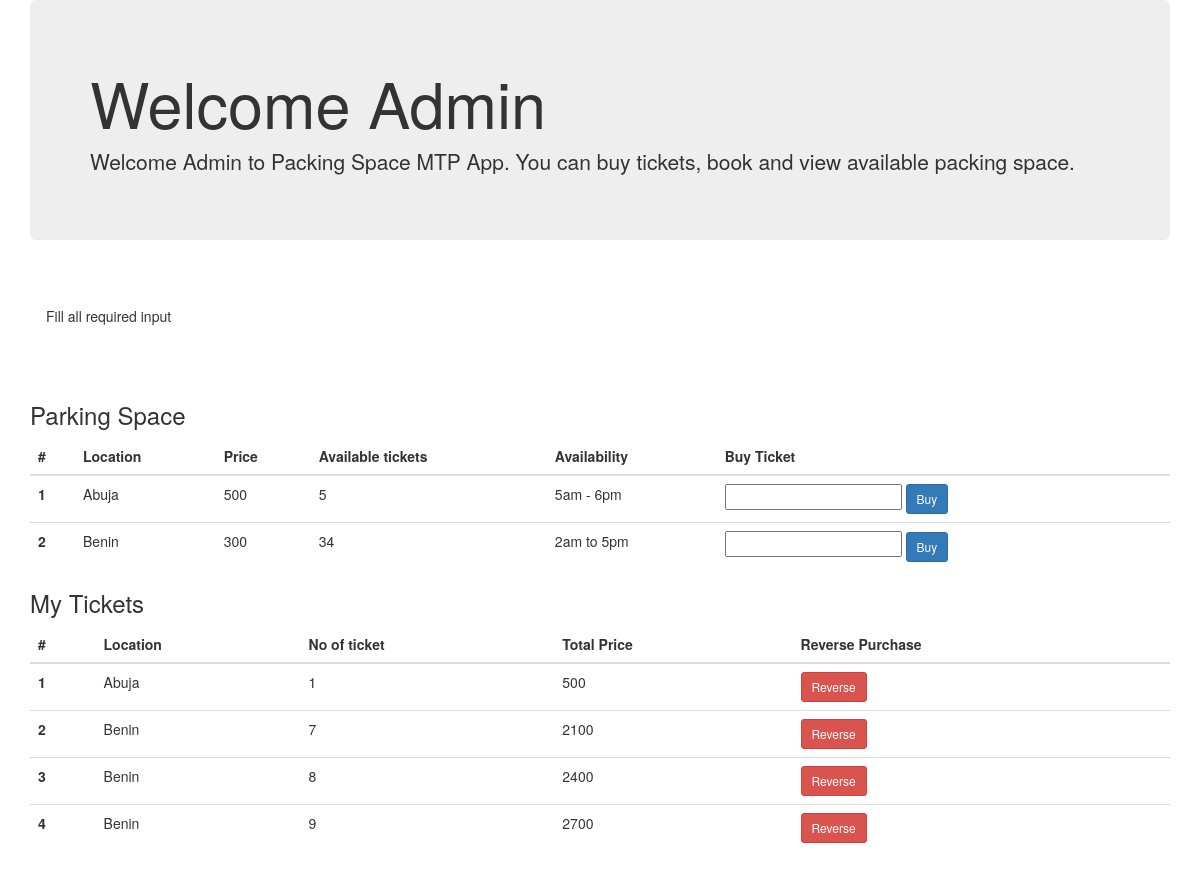
Screenshot of /client/Index.php (signed in) with the database file from the repository.
### tables this page shows
CREATE TABLE `parking` (
  `id` int(11) NOT NULL,
  `location` text NOT NULL,
  `price` int(11) NOT NULL DEFAULT 0,
  `available` tinyint(1) NOT NULL DEFAULT 1,
  `available_ticket` int(11) NOT NULL DEFAULT 0,
  `purchased_tickets` int(11) NOT NULL DEFAULT 0,
  `always_available` tinyint(1) NOT NULL DEFAULT 0,
  `time_available` varchar(255) NOT NULL
);

### utilities/classes/Database.class.php (called while the page is built, shortened)
<?php
class Database {
    protected $connection;
	protected $query;
	public function __construct($dbhost = 'localhost', $dbuser = 'root', $dbpass = '', $dbname = 'parking_app', $charset = 'utf8') {
		$this->connection = new mysqli($dbhost, $dbuser, $dbpass, $dbname);
		$this->connection->set_charset($charset);
	}
    public function query($query) {
		if ($this->query = $this->connection->prepare($query)) {
            if (func_num_args() > 1) {
                $x = func_get_args();
                $args = array_slice($x, 1);
				$types = '';
                $args_ref = array();
                foreach ($args as $k => &$arg) {
					if (is_array($args[$k])) {
						foreach ($args[$k] as $j => &$a) {
							$types .= $this->_gettype($args[$k][$j]);
							$args_ref[] = &$a;
						}
					} else {
	                	$types .= $this->_gettype($args[$k]);
	                    $args_ref[] = &$arg;
					}
                }
				array_unshift($args_ref, $types);
                call_user_func_array(array($this->query, 'bind_param'), $args_ref);
            }
            $this->query->execute();
        } else {
            $this->error('Unable to prepare MySQL statement (check your syntax) - ' . $this->connection->error);
        }
		return $this;
    }
	public function fetchAll($callback = null) {
	    $params = array();
        $row = array();
	    $meta = $this->query->result_metadata();
	    while ($field = $meta->fetch_field()) {
	        $params[] = &$row[$field->name];
	    }
	    call_user_func_array(array($this->query, 'bind_result'), $params);
        $result = array();
        while ($this->query->fetch()) {
            $r = array();
            foreach ($row as $key => $val) {
                $r[$key] = $val;
            }
            if ($callback != null && is_callable($callback)) {
                $value = call_user_func($callback, $r);
                if ($value == 'break') break;
            } else {
                $result[] = $r;
            }
        }
		return $result;
	}
	public function fetchArray() {
	    $params = array();
        $row = array();
	    $meta = $this->query->result_metadata();
	    while ($field = $meta->fetch_field()) {
	        $params[] = &$row[$field->name];
	    }
	    call_user_func_array(array($this->query, 'bind_result'), $params);
        $result = array();
		while ($this->query->fetch()) {
			foreach ($row as $key => $val) {
				$result[$key] = $val;
			}
		}
        $this->query_closed = TRUE;
		return $result;
	}
	private function _gettype($var) {
	    if (is_int($var)) return 'i';
	    return 'b';
	}
}

### utilities/classes/Parking.class.php (called while the page is built, shortened)
<?php
class Parking {
    protected $db;
    public function __construct() {
		$this->db = new Database();
	}
    public function getAllPark($statusCode = 200){
        try{
            return $this->db->query('SELECT * FROM `parking`')->fetchAll();
        }catch (Exception $e) {
            return $e;
        }
    }
    public function getParkById($id, $statusCode = 200){
        try {
            $park = $this->db->query('SELECT * FROM `parking` WHERE id = ?', array($id))->fetchArray();
            return $park;
        } catch (Exception $e) {
            return $e;
        }
    }
}

### utilities/classes/Ticket.class.php (called while the page is built, shortened)
<?php
class Ticket {
    protected $db;
    protected $parking;
    public function __construct() {
		$this->db = new Database();
		$this->parking = new Parking();
	}
    public function getTicketByClientId($clientId, $statusCode = 200){
        try {
            $result = $this->db->query('SELECT * FROM `ticket` WHERE `client_id` = ?', array($clientId))->fetchAll();
            $tickets = array();
            foreach ($result as $ticket) {
                $park = $this->parking->getParkById($ticket['parking_id']);
                $parkAndTicketId = array($park, $ticket['id']);
                if (!empty($park) && is_array($park)) array_push($tickets, $parkAndTicketId);
            }
            return $tickets;
        } catch (Exception $e) {
            return $e;
        }
    }
}

### client/Index.php (the view, shortened to what this page needs)
<?php
require_once('../utilities/classes/Parking.class.php');
require_once('../utilities/classes/Ticket.class.php');
$parking = new Parking();
$ticket = new Ticket();
?>
<!DOCTYPE html>
<html lang="en">
<head>
    <?php include_once('../utilities/includes/style.php') ?>
</head>
<body>
    <div class="container">
        <div class="m-5" />
        <div class="jumbotron">
            <h1>Welcome <?= $_SESSION['client']['name'] ?></h1>
            <p class="lead">
                Welcome <?= $_SESSION['client']['name'] ?> to Packing Space MTP App. You can buy tickets, book and view available packing space.
            </p>
        </div>
        <br>
        <?php if (isset($_SESSION['msg'])) { ?>
            <div class="alert alert-secondary" role="alert">
                <?php
                    echo $_SESSION['msg'];
                ?>
            </div>
        <?php } ?>
        <br>
        <h3>Parking Space</h3>
        <table class="table">
            <thead>
                <tr>
                <th scope="col">#</th>
                <th scope="col">Location</th>
                <th scope="col">Price</th>
                <th scope="col">Available tickets</th>
                <th scope="col">Availability</th>
                <th scope="col">Buy Ticket</th>
                </tr>
            </thead>
            <tbody>
                <?php
                    $result = $parking->getAllPark();
                    $int = 1;
                    foreach($result as $res){
                ?>
                    <tr>
                        <th scope="row"><?= $int ?></th>
                        <td><?= $res['location'] ?></td>
                        <td><?= $res['price'] ?></td>
                        <td><?= $res['available_ticket'] ?></td>
                        <?php if ($res['always_available'] == true) { ?>
                            <td><b>Always Available</b></td>
                        <?php } else { ?>
                            <td><?= $res['time_available'] ?></td>
                        <?php } ?>
                        <?php if ($res['available'] == true) { ?>
                        <td>
                            <form action="../utilities/handler/formHandler.php" method="post">
                                <input type="number" name="no" id="no">
                                <button type="submit" name="buy" class="btn btn-primary btn-sm">Buy</button>
                            </form>
                        </td>
                        <?php } else { ?>
                        <td>Currently not available</td>
                        <?php } ?>
                    </tr>
                <?php $int++; }  ?>
            </tbody>
        </table>
        <h3>My Tickets</h3>
        <table class="table">
            <thead>
                <tr>
                    <th scope="col">#</th>
                    <th scope="col">Location</th>
                    <th scope="col">No of ticket</th>
                    <th scope="col">Total Price</th>
                    <th scope="col">Reverse Purchase</th>
                </tr>
            </thead>
            <tbody>
                <?php
                    $int = 1;
                    $result = $ticket->getTicketByClientId($_SESSION['client']['id']);
                    foreach($result as $res){
                ?>
                <tr>
                    <th scope="row"><?= $int ?></th>
                    <td><?= $res[0]['location'] ?></td>
                    <td><?= $res[1] ?></td>
                    <td><?php
                        $total = $res[0]['price'] * $res[1];
                        echo $total;
                    ?></td>
                    <td>
                        <form action="../utilities/handler/formHandler.php" method="post">
                            <button type="text" name="reverse" class="btn btn-danger btn-sm">Reverse</button>
                        </form>
                    </td>
                </tr>
                <?php $int++; }  ?>
            </tbody>
        </table>
    </div>
</body>
</html>

### utilities/includes/style.php (shortened to what this page needs)
<link rel="stylesheet" href="https://maxcdn.bootstrapcdn.com/bootstrap/3.3.7/css/bootstrap.min.css">

### rows the page displays
parking: location "Abuja", price "500", available_ticket "5", time_available "5am - 6pm", res "1"
parking: location "Benin", price "300", available_ticket "34", time_available "2am to 5pm", price "2100", price "2400", price "2700"

### other values shown
$_SESSION['client']['name'] "Admin"
$_SESSION['msg'] "Fill all required input"
$res[1] "7"
$res[1] "8"
$res[1] "9"
